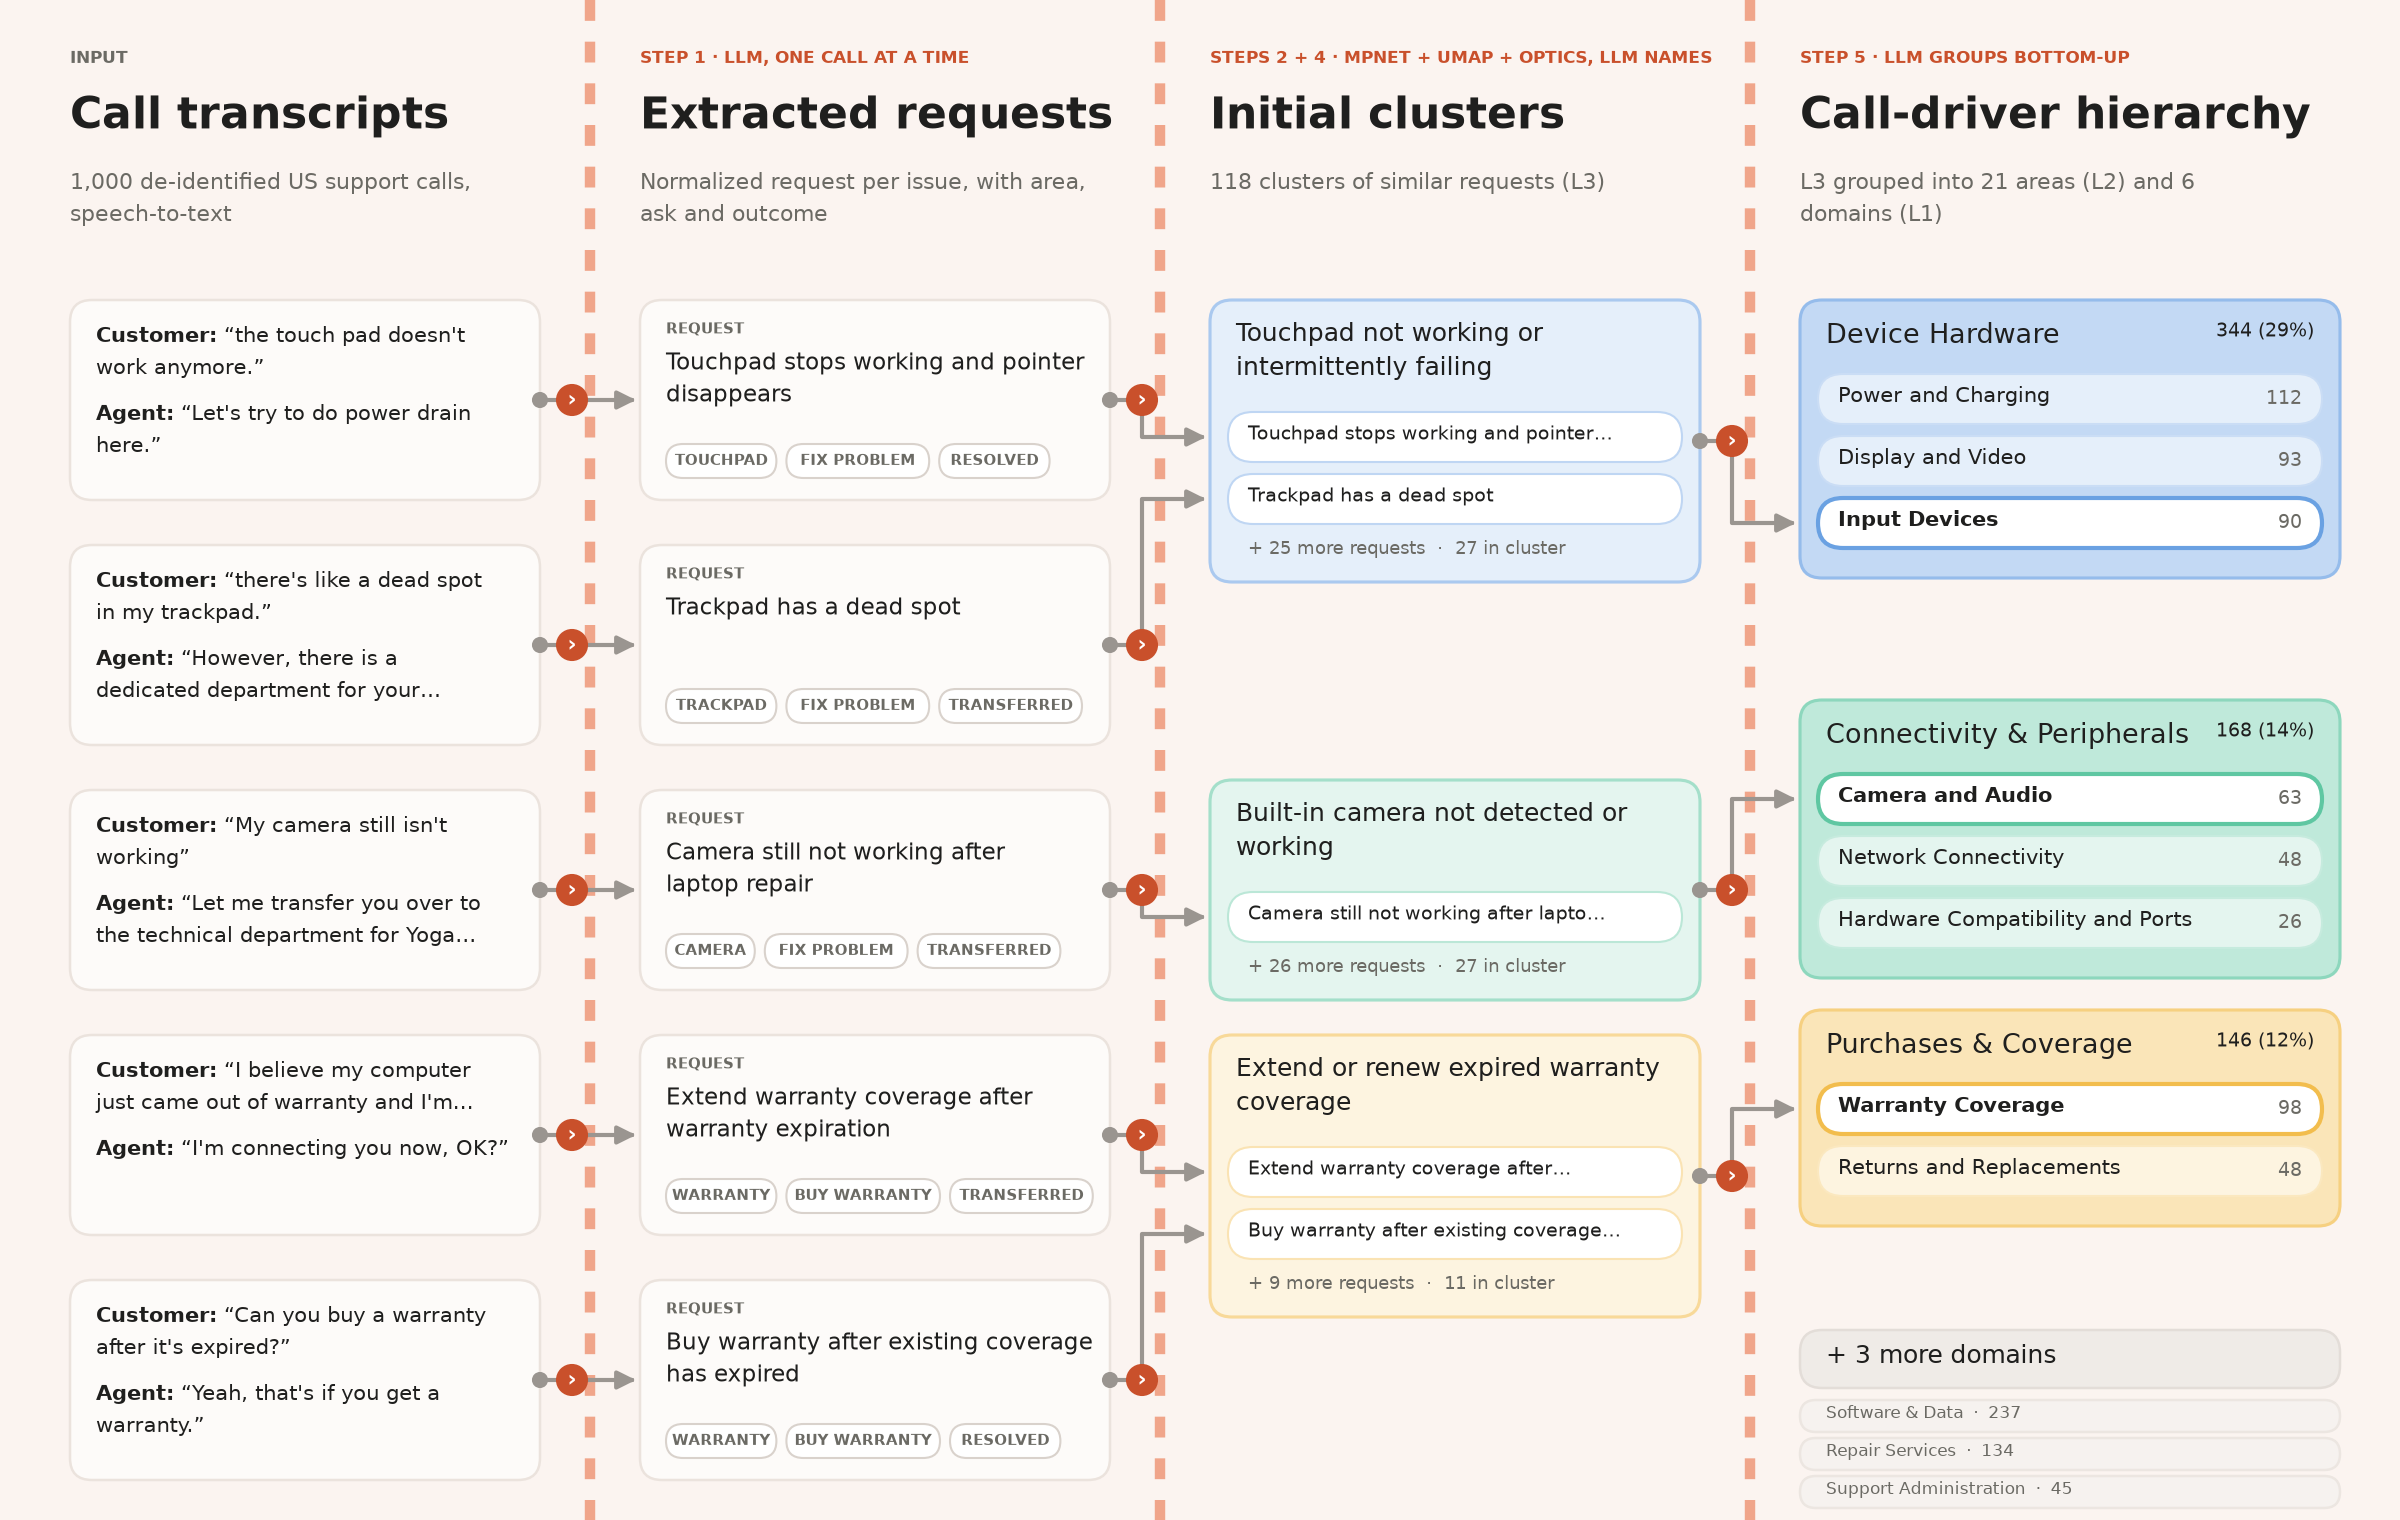

Reproduce this figure in Python.
"""Clio-style overview figure: real calls traced from transcript to L1 category.

Columns: call transcript -> extracted request (step 1) -> L3 cluster (steps 2+4)
-> L1/L2 hierarchy (step 5). All text and counts come from the pipeline outputs.
"""

import json
import textwrap
from pathlib import Path

import matplotlib
matplotlib.use("Agg")
import matplotlib.pyplot as plt
from matplotlib.colors import to_rgb
from matplotlib.patches import FancyBboxPatch, Circle

STAGE = Path(__file__).resolve().parent.parent  # unsupervised/
OUT = Path(__file__).resolve().parent / "pipeline_overview.png"

# (genuuid, request_idx) of the traced examples, top to bottom
EXAMPLES = [
    ("[GEN_d5075e6ef4f5d96e]", 0),
    ("[GEN_dd031df2a8c8b7f3]", 1),
    ("[GEN_f7af7de416db0d1e]", 0),
    ("[GEN_758fab7e1304ec6b]", 0),
    ("[GEN_3bc75c90690a38f1]", 1),
]
L1_COLORS = {"Device Hardware": "#2a78d6", "Connectivity & Peripherals": "#1baf7a",
             "Purchases & Coverage": "#eda100"}

BG, CARD, EDGE = "#fbf4f0", "#fdfbf9", "#ebe3dd"
TEXT, MUTED, ACCENT, SEP = "#1f1f1e", "#6b6a64", "#c9502b", "#f0a58a"
PX = 72 / 150  # canvas px -> points at 150 dpi

# canvas is 2400 x 1520 px, y grows downward
COLS = {1: (70, 470), 2: (640, 470), 3: (1210, 490), 4: (1800, 540)}
ROW_TOP = [300, 545, 790, 1035, 1280]
ROW_H = 200


def tint(c, a):
    r, g, b = to_rgb(c)
    return (r + (1 - r) * a, g + (1 - g) * a, b + (1 - b) * a)


def rbox(ax, x, y, w, h, fc, ec=EDGE, lw=1.2, r=22):
    ax.add_patch(FancyBboxPatch((x, y), w, h, boxstyle=f"round,pad=0,rounding_size={r}",
                                fc=fc, ec=ec, lw=lw))


def txt(ax, x, y, s, px, color=TEXT, weight="normal", **kw):
    return ax.text(x, y, s, fontsize=px * PX, color=color, weight=weight, va="top", **kw)


def width(ax, t):
    """Rendered width of a text artist in data (canvas px) units."""
    bb = t.get_window_extent(renderer=ax.figure.canvas.get_renderer())
    inv = ax.transData.inverted()
    return inv.transform((bb.x1, 0))[0] - inv.transform((bb.x0, 0))[0]


def wrap(s, chars, lines):
    out = textwrap.wrap(s, chars)
    if len(out) > lines:
        out = out[:lines]
        out[-1] = out[-1][: chars - 1].rstrip() + "…"
    return out


def chip(ax, x, y, label, px=15):
    w = len(label) * px * 0.72 + 24
    rbox(ax, x, y, w, 34, "#ffffff", ec="#d9d2cc", lw=1, r=17)
    ax.text(x + w / 2, y + 17, label.upper(), fontsize=px * PX, color=MUTED, weight="bold",
            ha="center", va="center")
    return w


def connector(ax, x1, y1, x2, y2, lock=True):
    """Dot -> elbow line -> arrow, with an accent badge marking the pipeline step."""
    xm = x1 + 32
    ax.add_patch(Circle((x1, y1), 7, color="#9a9590", zorder=3))
    ax.plot([x1, xm, xm, x2 - 10], [y1, y1, y2, y2], color="#9a9590", lw=2, zorder=2,
            solid_joinstyle="round")
    ax.annotate("", xy=(x2, y2), xytext=(x2 - 14, y2),
                arrowprops=dict(arrowstyle="-|>", color="#9a9590", lw=2, mutation_scale=18))
    if lock:
        ax.add_patch(Circle((xm, y1), 15, color=ACCENT, zorder=4))
        ax.text(xm, y1, "›", color="white", fontsize=22 * PX, ha="center", va="center",
                weight="bold", zorder=5)


def main():
    calls = {c["genuuid"]: c for c in json.loads(
        (STAGE / "step1_extraction/result/extractions.json").read_text())["calls"]}
    labels = {(r["genuuid"], r["request_idx"]): r for r in json.loads(
        (STAGE / "step5_hierarchy/result/labels.json").read_text())}
    H = json.loads((STAGE / "step5_hierarchy/result/hierarchy.json").read_text())
    l2_by_id = {p["id"]: p for p in H["L2"]}
    l3_size = {c["name"]: c["size"] for c in H["L3"]}
    l2_size = {p["name"]: p["size"] for p in H["L2"]}

    ex = []
    for g, i in EXAMPLES:
        req = calls[g]["requests"][i]
        ex.append({**req, **labels[(g, i)], "turns": calls[g]["turns"]})

    fig = plt.figure(figsize=(16, 1520 / 150), dpi=150)
    ax = fig.add_axes([0, 0, 1, 1])
    ax.set_xlim(0, 2400)
    ax.set_ylim(1520, 0)
    ax.axis("off")
    fig.patch.set_facecolor(BG)

    # column separators
    for x in (590, 1160, 1750):
        ax.plot([x, x], [0, 1520], color=SEP, lw=5, ls=(0, (2, 2)))

    heads = [
        (1, "INPUT", "Call transcripts", "1,000 de-identified US support calls, speech-to-text"),
        (2, "STEP 1 · LLM, ONE CALL AT A TIME", "Extracted requests",
         "Normalized request per issue, with area, ask and outcome"),
        (3, "STEPS 2 + 4 · MPNET + UMAP + OPTICS, LLM NAMES", "Initial clusters",
         f"{len(H['L3'])} clusters of similar requests (L3)"),
        (4, "STEP 5 · LLM GROUPS BOTTOM-UP", "Call-driver hierarchy",
         f"L3 grouped into {len(H['L2'])} areas (L2) and {len(H['L1'])} domains (L1)"),
    ]
    for col, tag, title, sub in heads:
        x, w = COLS[col]
        txt(ax, x, 50, tag, 17, color=ACCENT if col > 1 else MUTED, weight="bold")
        txt(ax, x, 95, title, 44, weight="bold")
        for k, line in enumerate(textwrap.wrap(sub, 42)):
            txt(ax, x, 172 + k * 32, line, 22, color=MUTED)

    # column 1: transcript snippets; column 2: extracted requests
    for e, top in zip(ex, ROW_TOP):
        x, w = COLS[1]
        rbox(ax, x, top, w, ROW_H, CARD)
        y = top + 26
        for who, quote in (("Customer:", e["customer_quote"]), ("Agent:", e["agent_quote"])):
            lines = wrap(f"{who} “{quote}”", 36, 2)
            for k, line in enumerate(lines):
                if k == 0:
                    label = txt(ax, x + 26, y, who, 21, weight="bold")
                    txt(ax, x + 26 + width(ax, label) + 7, y, line[len(who):].lstrip(), 21)
                else:
                    txt(ax, x + 26, y, line, 21)
                y += 32
            y += 14

        x, w = COLS[2]
        rbox(ax, x, top, w, ROW_H, CARD)
        txt(ax, x + 26, top + 22, "REQUEST", 15, color=MUTED, weight="bold")
        for k, line in enumerate(wrap(e["request"], 36, 2)):
            txt(ax, x + 26, top + 52 + k * 32, line, 23)
        cx = x + 26
        for label in (e["category"], e["request_type"].replace("_", " "), e["outcome"].replace("_", " ")):
            cx += chip(ax, cx, top + ROW_H - 56, label) + 10
        connector(ax, COLS[1][0] + COLS[1][1], top + ROW_H / 2, x, top + ROW_H / 2)

    # column 3: one card per L3 cluster, members are the traced requests
    groups = {}
    for idx, e in enumerate(ex):
        groups.setdefault(e["L3"], []).append(idx)
    member_y = {}
    l3_card_mid = {}
    x, w = COLS[3]
    for l3, idxs in groups.items():
        color = L1_COLORS[ex[idxs[0]]["L1"]]
        top = ROW_TOP[idxs[0]] + (0 if len(idxs) > 1 else -10)
        title = wrap(l3, 34, 2)
        h = 30 + len(title) * 34 + 16 + len(idxs) * 62 + 44
        rbox(ax, x, top, w, h, tint(color, 0.88), ec=tint(color, 0.6), lw=1.5)
        for k, line in enumerate(title):
            txt(ax, x + 26, top + 22 + k * 34, line, 25)
        y = top + 30 + len(title) * 34 + 14
        for i in idxs:
            rbox(ax, x + 18, y, w - 36, 50, "#ffffff", ec=tint(color, 0.7), lw=1, r=25)
            txt(ax, x + 38, y + 13, wrap(ex[i]["request"], 37, 1)[0], 19)
            member_y[i] = y + 25
            y += 62
        more = l3_size[l3] - len(idxs)
        txt(ax, x + 38, y + 4, f"+ {more} more requests  ·  {l3_size[l3]} in cluster", 18, color=MUTED)
        l3_card_mid[l3] = (top + h / 2, color)
    for i, e in enumerate(ex):
        connector(ax, COLS[2][0] + COLS[2][1], ROW_TOP[i] + ROW_H / 2, x, member_y[i])

    # column 4: L1 boxes listing their largest L2s, highlighting the one each L3 rolls into
    x, w = COLS[4]
    shown_l1 = []
    for e in ex:
        if e["L1"] not in shown_l1:
            shown_l1.append(e["L1"])
    target_l2 = {e["L1"]: e["L2"] for e in ex}
    tops = {shown_l1[0]: 300, shown_l1[1]: 700, shown_l1[2]: 1010}
    l2_row_y = {}
    for g in H["L1"]:
        if g["name"] not in shown_l1:
            continue
        color = L1_COLORS[g["name"]]
        top = tops[g["name"]]
        kids = [l2_by_id[c]["name"] for c in g["children"]]
        rows = kids[:3] if target_l2[g["name"]] in kids[:3] else kids[:2] + [target_l2[g["name"]]]
        h = 80 + len(rows) * 62 + 12
        rbox(ax, x, top, w, h, tint(color, 0.72), ec=tint(color, 0.5), lw=1.5)
        txt(ax, x + 26, top + 22, g["name"], 27)
        ax.text(x + w - 26, top + 22, f"{g['size']} ({g['size'] / H['n_requests']:.0%})",
                fontsize=19 * PX, color=TEXT, ha="right", va="top")
        y = top + 74
        for name in rows:
            hit = name == target_l2[g["name"]]
            rbox(ax, x + 18, y, w - 36, 50, "#ffffff" if hit else tint(color, 0.88),
                 ec=tint(color, 0.3) if hit else tint(color, 0.75), lw=2 if hit else 1, r=25)
            txt(ax, x + 38, y + 12, name, 21, weight="bold" if hit else "normal")
            ax.text(x + w - 38, y + 25, str(l2_size[name]), fontsize=19 * PX, color=MUTED,
                    ha="right", va="center")
            if hit:
                l2_row_y[g["name"]] = y + 25
            y += 62
    for l3, idxs in groups.items():
        mid, _ = l3_card_mid[l3]
        connector(ax, COLS[3][0] + COLS[3][1], mid, x, l2_row_y[ex[idxs[0]]["L1"]])

    others = [g for g in H["L1"] if g["name"] not in shown_l1]
    rbox(ax, x, 1330, w, 58, "#efebe7", ec="#e3ddd8")
    txt(ax, x + 26, 1344, f"+ {len(others)} more domains", 25)
    for k, g in enumerate(others):
        rbox(ax, x, 1400 + k * 38, w, 32, "#f6f2ef", ec="#ece6e1", r=16)
        txt(ax, x + 26, 1405 + k * 38, f"{g['name']}  ·  {g['size']}", 17, color=MUTED)

    fig.savefig(OUT, facecolor=BG)
    print(f"saved {OUT}")


if __name__ == "__main__":
    main()
